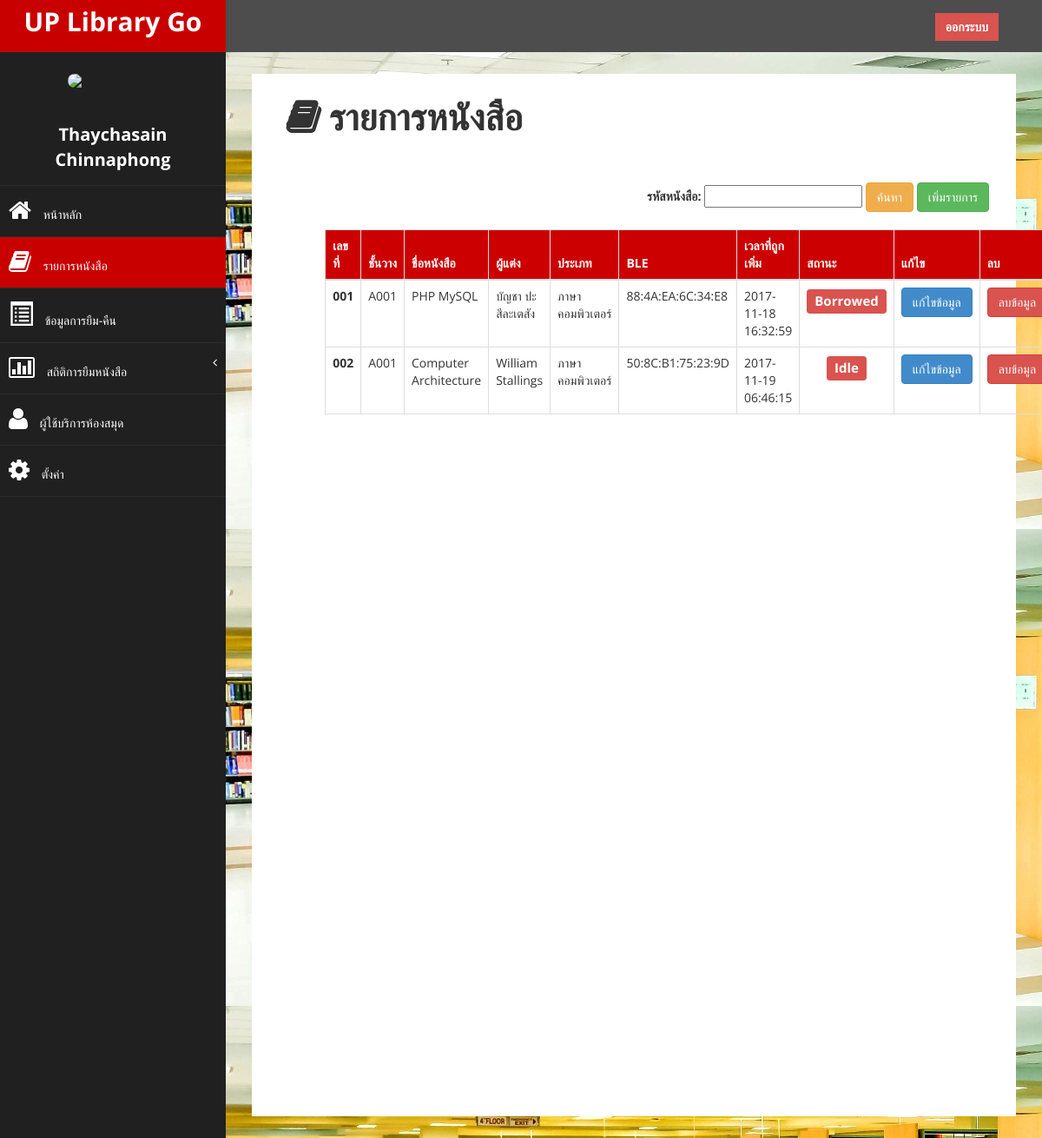
/book.php (signed in), run on the app's committed database.
### tables this page shows
CREATE TABLE `book` (
  `id` int(5) NOT NULL,
  `BookID` varchar(10) NOT NULL COMMENT 'Ex. 0000000001',
  `Name` varchar(50) NOT NULL,
  `img` varchar(50) DEFAULT NULL,
  `Author` varchar(50) DEFAULT NULL,
  `Category` varchar(50) DEFAULT NULL,
  `BLE_ID` varchar(17) NOT NULL COMMENT 'Ex. 88:4A:EA:6C:34:E8',
  `Shelf_id` varchar(10) NOT NULL,
  `Status` varchar(1) NOT NULL DEFAULT '0' COMMENT 'ตัวแปรเก็บสถานะหนังสือ',
  `time_stamp` timestamp NOT NULL DEFAULT CURRENT_TIMESTAMP
);

### book.php (the view, shortened to what this page needs)
<?php include 'control/session.php';
include 'control/Connection.php';
$input = '';
if (!empty($_POST)){
    if(strlen(htmlspecialchars($_POST["bookid"])) != 0){
        $sql = "SELECT * FROM book WHERE 1 and BookID = '".htmlspecialchars($_POST["bookid"])."'";
        $input = htmlspecialchars($_POST["bookid"]);
    }else{
        $sql = "SELECT * FROM book ";
    }
}else{
    $sql = "SELECT * FROM book ";
}
?>
<!DOCTYPE html>
<html xmlns="http://www.w3.org/1999/xhtml">
<head>
      <link rel="stylesheet" href="https://cdnjs.cloudflare.com/ajax/libs/font-awesome/4.7.0/css/font-awesome.min.css">
    <link href="assets/css/bootstrap.css" rel="stylesheet" />
    <link href="assets/css/font-awesome.css" rel="stylesheet" />
    <link href="assets/js/morris/morris-0.4.3.min.css" rel="stylesheet" />
    <link href="assets/css/custom.css" rel="stylesheet" />
</head>
<body >
    <div id="wrapper" >
        <nav class="navbar navbar-default navbar-cls-top " role="navigation" style="margin-bottom: 0">
            <div class="navbar-header">
                <a href="home.php" class="navbar-brand" >UP Library Go</a>
            </div>
        <div style="color: white; padding: 15px 50px 5px 50px; float: right; font-size: 16px;">
                <button id = "logout" class="btn btn-danger square-btn-adjust" style = "font-weight: bold;">ออกระบบ</button>
        </div>
        </nav>
                <nav class="navbar-default navbar-side" role="navigation">
            <div class="sidebar-collapse">
                <ul class="nav" id="main-menu">
                <li class="text-center">
                    <img src="assets/img/<?php echo $_SESSION['img'];?>" style="width: 40%;"  class="user-image img-responsive"/>
                    <a href="editadmin.php" style="font-weight: bold; font-size: 20px;"><?php echo $_SESSION['Name'];?></a>
                </li>
                    <li>
                        <a  href="home.php"><i class="fa fa-home fa-2x"></i>  หน้าหลัก</a>
                    </li>
                    <li>
                        <a  class = "active-menu"  href="book.php"><i class="fa fa-book fa-2x"></i> รายการหนังสือ</a>
                    </li>
                     <li>
                        <a  href="borrow-return.php" ><i class="glyphicon glyphicon-list-alt fa-2x"></i> ข้อมูลการยืม-คืน</a>
                    </li>
                    <li>
                        <a ><i class="fa fa-bar-chart fa-2x"></i> สถิติการยืมหนังสือ<span class="fa arrow"></span></a>
                    </li>
                    <li >
                        <a  href="editmember.php"><i class="fa fa-user fa-2x"></i> ผู้ใช้บริการห้องสมุด</a>
                    </li>
                    <li >
                        <a  href="setting.php"><i class="fa fa-cog fa-2x"></i> ตั้งค่า</a>
                    </li>
                </ul>
            </div>
        </nav>
        <div id="page-wrapper" style=" background-image: url('assets/img/bg.jpg');"  >
            <div id="page-inner" >
            <div class="row">
                <h1 class="	fa fa-book fa-3x" style = "font-weight: bold; text-align: left; margin-left:5%; " > รายการหนังสือ</h1>
            </div>
            <div class="row"style ="margin-top: 5%;">
                <div class="form-group">
                <div class="row" >
                <div class="col-sm-6"></div>
                    <form action=<?php echo htmlspecialchars($_SERVER["PHP_SELF"]); ?> method="post">
                        <label class="control-label col-sm-6" >รหัสหนังสือ:
                            <input type="text" class="form-control; col-sm-6;" id="bookid" name="bookid" value="<?php echo $input?>">
                            <a> <button type="submit" class="btn btn-warning " id="btn_search" >ค้นหา</button> </a>
                            <a> <button type="button" class="btn btn-success " id="btn_insert" >เพิ่มรายการ</button> </a>
                        </label>
                    </form>
                </div>
                </div>
            </div>
            <div class="row">
            <div class="col-sm-1"></div>
            <div class="col-sm-10" >
                <table class="table table-bordered" >
                <thead style = "background-color: #CC0000; color: white;" >
                    <tr>
                        <th>เลขที่</th>
                        <th>ชั้นวาง</th>
                        <th>ชื่อหนังสือ</th>
                        <th>ผู้แต่ง</th>
                        <th>ประเภท</th>
                        <th>BLE</th>
                        <th>เวลาที่ถูกเพิ่ม</th>
                        <th>สถานะ</th>
                        <th>แก้ไข</th>
                        <th>ลบ</th>
                    </tr>
                </thead>
                <tbody>
                    <?php
                        $result = $conn->query($sql);
                        if ($result->num_rows > 0) {
                            while($row = $result->fetch_assoc()) {
                                switch($row["Status"]){
                                    case 0 : $status = 'Idle'; break;
                                    case 2 : $status = 'Borrowed'; break;
                                }
                                echo '<tr><th>'.$row["BookID"].'</th>
                                          <td>'.$row["Shelf_id"].'</td>
                                          <td>'.$row["Name"].'</td>
                                          <td>'.$row["Author"].'</td>
                                          <td>'.$row["Category"].'</td>
                                          <td>'.$row["BLE_ID"].'</td>
                                          <td>'.$row["time_stamp"].'</td>
                                          <td style ="text-align: center; font-size : 20px;"> <span class="label label-danger" style = "width : 300px;">'.$status.'</span></td>
                                          <td style ="text-align: center;"> <a> <button  type="button" class="btn btn-primary editbook" id = "'.$row["BookID"].'">แก้ไขข้อมูล</button> </a></td>
                                          <td style ="text-align: center;"> <a> <button  type="button" class="btn btn-danger deletebook" id = "'.$row["BookID"].';'.$row["Status"].'">ลบข้อมูล</button>  </a></td></tr>';
                            }
                        }
                    ?>
                </tbody>
                </table>
            </div>
            </div>
            </div>
        </div>
</body>
</html>

### assets/css/custom.css (style rules this page uses)
body { font-family: 'Open Sans', sans-serif; }
#wrapper { width: 100%; background:#202020; }
#page-wrapper { padding: 15px 15px; min-height: 600px; background:#F3F3F3; }
#page-inner { width:100%; margin:10px 20px 10px 0px; background-color:#fff!important; padding:10px; min-height:1200px; }
.text-center { text-align:center; }
.square-btn-adjust { border: 0px solid transparent; -webkit-border-radius: 0px; -moz-border-radius: 0px; border-radius: 0px; }
.user-image { margin: 25px auto; -webkit-border-radius: 10px; -moz-border-radius: 10px; border-radius: 10px; max-height:170px; max-width:170px; }
.navbar-cls-top .navbar-brand { color: #fff; background: #C90000; width: 260px; text-align: center; height: 60px; font-size: 30px; font-weight: 700; }
.active-menu { background-color:#C90000!important; }
.arrow { float: right; }
.fa.arrow:before { content: "\f104"; }
.sidebar-collapse , .sidebar-collapse .nav { background:none; }
.sidebar-collapse .nav { padding:0; }
.sidebar-collapse .nav > li > a { color:#fff; background:#202020; text-shadow:none; }
.sidebar-collapse > .nav > li > a { padding:15px 10px; }
.sidebar-collapse > .nav > li { border-bottom: 1px solid rgba(107, 108, 109, 0.19); }
.navbar-side { border:none; background-color: #202020; }
.navbar-cls-top { background:#4D4D4D; border-bottom:none; }
.navbar-default { border:0px solid black; }
.navbar-header { background: #A70303; }
.nav > li > a > i { margin-right:10px; }
@media (min-width:768px) { #page-wrapper { margin: 0 0 0 260px; padding: 15px 30px; min-height: 1200px; } }
@media (min-width:768px) { .navbar-side { z-index: 1; position: absolute; width: 260px; } }
@media (min-width:768px) { .navbar { border-radius: 0px; } }

### book.php (style rules this page uses)
td { vertical-align: middle; }

### data on the page
book: BookID "001", Shelf "A001", Name "PHP MySQL", Author "บัญชา ปะสีละเตสัง", Category "ภาษาคอมพิวเตอร์", BLE_ID "88:4A:EA:6C:34:E8", time_stamp "2017-11-18 16:32:59", Status "Borrowed"
book: BookID "002", Shelf "A001", Name "Computer Architecture", Author "William Stallings", Category "ภาษาคอมพิวเตอร์", BLE_ID "50:8C:B1:75:23:9D", time_stamp "2017-11-19 06:46:15", Status "Idle"

### other printed values
$_SESSION['Name'] "Thaychasain Chinnaphong"
